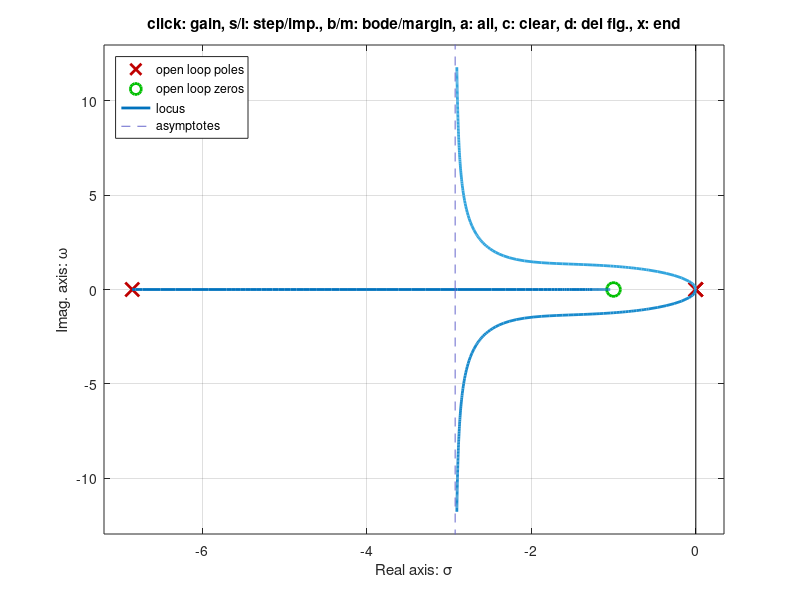

This chart was generated by the following MATLAB code:
pkg load control
#Funciones de transferencia "mecanica"
m = tf([0.63], [1 6.85])
a = tf([1],[2.12 0 0])
#Constantes del microcontrolador
ki = 500;
ku = 500;
#Funcion de transferencia del sistema
FLA=m*a
FLC=ku*feedback(FLA,ki)
#Función de lazo abierto tiene dos polos en el origen
pzmap(FLA)

#Vemos que el sistema es inestable

#Entrada del sistema
t = (0:0.01:10)';
step = 0.2*(t>=0);
FLC = ku*feedback(FLA,ku)
lsim(FLC, step, t)
#Verificamos inestabilidad para todo k
rlocus(FLA)

#Agregamos un zero para desplazar el lugar de raices hacia la izquierda
c = tf([1 1],[1]);
rlocus(FLA*c)
#Simulamos el sistema estable
#Entrada del sitema
t = (0:0.01:3)';
step = 0.2*(t>=0);

FLC = ku*feedback(FLA*c,ku)
lsim(FLC, step, t)

#Tenemos que lograr que se cumplan las especificaciones de diseño, por lo tanto
rlocusx(FLA*c)